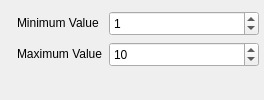
     <widget class="QWidget" name="page_5">
      <layout class="QHBoxLayout" name="horizontalLayout_8">
       <item>
        <layout class="QFormLayout" name="formLayout_7">
         <property name="fieldGrowthPolicy">
          <enum>QFormLayout::AllNonFixedFieldsGrow</enum>
         </property>
         <property name="formAlignment">
          <set>Qt::AlignRight|Qt::AlignTop|Qt::AlignTrailing</set>
         </property>
         <property name="horizontalSpacing">
          <number>6</number>
         </property>
         <property name="verticalSpacing">
          <number>6</number>
         </property>
         <item row="0" column="0">
          <widget class="QLabel" name="label_9">
           <property name="text">
            <string>Minimum Value</string>
           </property>
          </widget>
         </item>
         <item row="0" column="1">
          <widget class="QSpinBox" name="RIMinimumValue">
           <property name="minimumSize">
            <size>
             <width>150</width>
             <height>25</height>
            </size>
           </property>
           <property name="maximumSize">
            <size>
             <width>150</width>
             <height>16777215</height>
            </size>
           </property>
           <property name="minimum">
            <number>-999999999</number>
           </property>
           <property name="maximum">
            <number>999999999</number>
           </property>
           <property name="value">
            <number>1</number>
           </property>
          </widget>
         </item>
         <item row="1" column="0">
          <widget class="QLabel" name="label_2">
           <property name="text">
            <string>Maximum Value</string>
           </property>
          </widget>
         </item>
         <item row="1" column="1">
          <widget class="QSpinBox" name="RIMaximumValue">
           <property name="minimumSize">
            <size>
             <width>150</width>
             <height>25</height>
            </size>
           </property>
           <property name="maximumSize">
            <size>
             <width>150</width>
             <height>16777215</height>
            </size>
           </property>
           <property name="minimum">
            <number>-999999999</number>
           </property>
           <property name="maximum">
            <number>999999999</number>
           </property>
           <property name="value">
            <number>10</number>
           </property>
          </widget>
         </item>
        </layout>
       </item>
      </layout>
     </widget>
